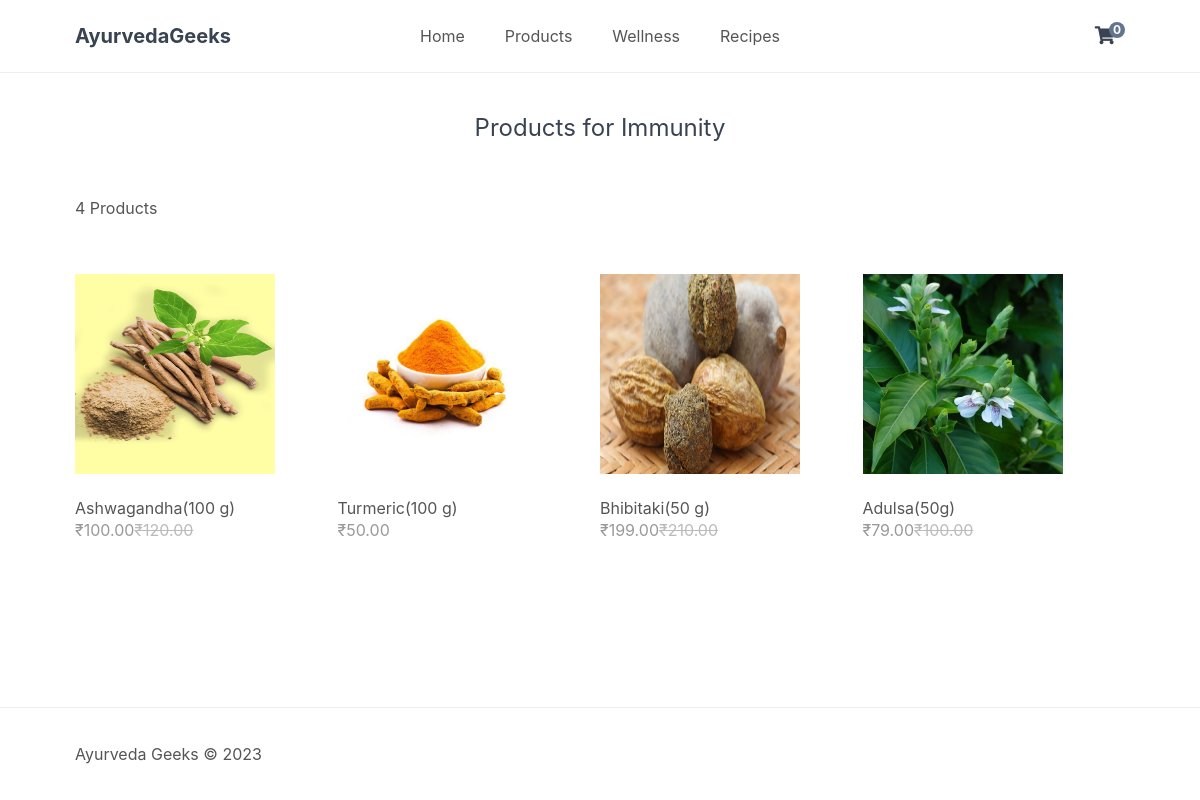
The page /index.php?page=property&pid=1&pname=Immunity on the database its author committed.
### tables this page shows
CREATE TABLE `properties` (
  `pid` int(11) NOT NULL,
  `pname` varchar(100) NOT NULL,
  `pimg` text NOT NULL
);

CREATE TABLE `products` (
  `id` int(11) NOT NULL,
  `name` varchar(200) NOT NULL,
  `desc` text NOT NULL,
  `price` decimal(7,2) NOT NULL,
  `rrp` decimal(7,2) NOT NULL DEFAULT 0.00,
  `quantity` int(11) NOT NULL,
  `img` text NOT NULL,
  `date_added` datetime NOT NULL DEFAULT current_timestamp()
);

### index.php (called while the page is built, shortened)
<?php
include 'functions.php';
$page = isset($_GET['page']) && file_exists($_GET['page'] . '.php') ? $_GET['page'] : 'home';
include $page . '.php';
?>

### property.php (the view, shortened to what this page needs)
<?php
if (isset($_GET['pid'])) {
$x= isset($_GET['pid']) && is_numeric($_GET['pid']) ? (int)$_GET['pid'] : 1;
$stmt = mysqli_query($con,"SELECT * FROM properties,relation,products WHERE properties.pid='$x' and properties.pid=relation.pid and relation.id=products.id");
$products  =mysqli_fetch_all($stmt,MYSQLI_ASSOC);
$stmt=mysqli_query($con,"SELECT * FROM properties,relation,products WHERE properties.pid='$x' and properties.pid=relation.pid and relation.id=products.id");
$total_products = mysqli_num_rows($stmt);
$props =mysqli_fetch_all($stmt,MYSQLI_ASSOC);
$propname="";
foreach ($props as $prop):
    $propname=$prop['pname'];
endforeach;
}
?>
<?=template_header('Property')?>
<div class="products content-wrapper">
<h1>Products for <?=$propname?><?php $_GET['pname']?></h1>
<p><?=$total_products?> Products
</p>
<div class="products-wrapper">
<?php foreach ($products as $product): ?>
<a href="index.php?page=product&id=<?=$product['id']?>" class="product">
<img src="imgs/<?=$product['img']?>" width="200" height="200" alt="<?=$product['name']?>">
<span class="name"><?=$product['name']?></span>
<span class="price">
&#8377;<?=$product['price']?>
<?php if ($product['rrp'] > 0): ?>
<span class="rrp">&#8377;<?=$product['rrp']?></span>
<?php endif; ?>
</span>
</a>
<?php endforeach; ?>
</div>
</div>
<?=template_footer()?>

### style.css (style rules this page uses)
* { box-sizing: border-box; font-family: -apple-system, BlinkMacSystemFont, "segoe ui", roboto, oxygen, ubuntu, cantarell, "fira sans", "droid sans", "helvetica neue", Arial, sans-serif; font-size: 16px; -webkit-font-smoothing: antialiased; -moz-osx-font-smoothing: grayscale; }
html { height: 100%; }
body { position: relative; min-height: 100%; color: #555555; background-color: #FFFFFF; margin: 0; padding-bottom: 100px; }
h1, h2, h3, h4, h5 { color: #394352; }
.content-wrapper { width: 1050px; margin: 0 auto; }
main .recentlyadded .products, main .products .products-wrapper { display: flex; flex-wrap: wrap; align-items: center; justify-content: space-between; padding: 40px 0 0 0; }
main .recentlyadded .products .product, main .products .products-wrapper .product { display: block; overflow: hidden; text-decoration: none; width: 25%; padding-bottom: 60px; }
main .recentlyadded .products .product img, main .products .products-wrapper .product img { transform: scale(1); transition: transform 1s; }
main .recentlyadded .products .product .name, main .products .products-wrapper .product .name { display: block; color: #555555; padding: 20px 0 2px 0; }
main .recentlyadded .products .product .price, main .products .products-wrapper .product .price { display: block; color: #999999; }
main .recentlyadded .products .product .rrp, main .products .products-wrapper .product .rrp { color: #BBBBBB; text-decoration: line-through; }
main > .products h1 { display: block; font-weight: normal; margin: 0; padding: 40px 0; font-size: 24px; text-align: center; width: 100%; }

### rows shown on the page
properties: pname "Immunity", products.img (picture), products.name "Ashwagandha(100 g)", products.price "100.00", products.rrp "120.00", products.name "Turmeric(100 g)", products.price "50.00", products.name "Bhibitaki(50 g)", products.price "199.00", products.rrp "210.00", products.name "Adulsa(50g)", products.price "79.00", products.rrp "100.00"

### other values the page prints
$num_items_in_cart "0"
$total_products "4"
